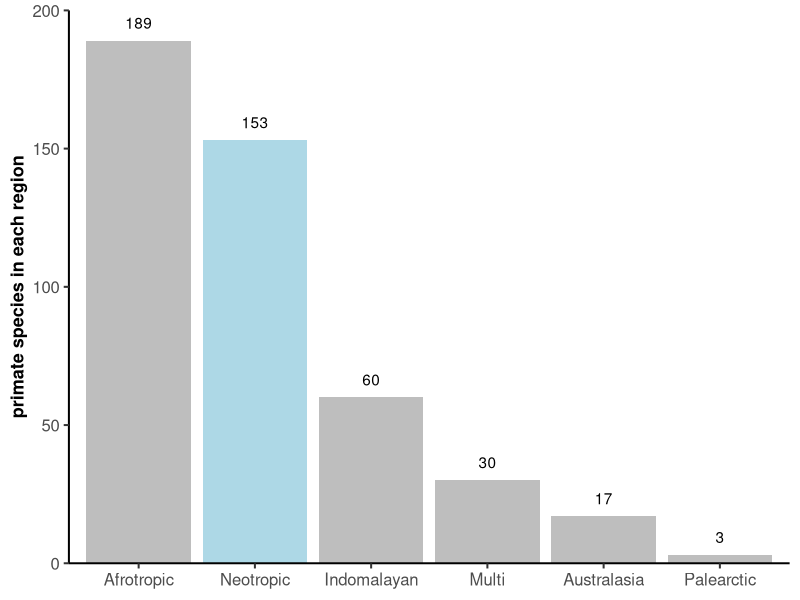
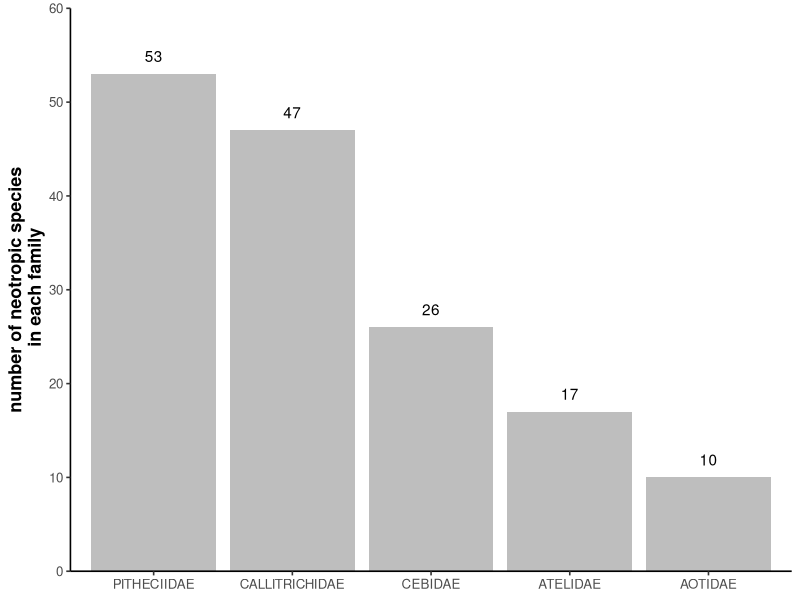

R code for these plots, in order:
## ---- chunk 1
#| label: setup
library(readr)
library(tidyverse)
library(RColorBrewer)
## ---- chunk 2
#| label: data-prep
mammals <- read_csv("data/MAMMALS_AOH_Metadata_02_07_2021.csv") %>% 
  dplyr::select(-id) %>% 
  tidyr::separate(
    col = Species,
    into = c("generic_name", "specific_name"),
    sep = "_"
  ) %>% 
  tidyr::unite(
    col = "Species", 
    "generic_name", "specific_name", 
    sep = " ",
    na.rm = TRUE, 
    remove = FALSE
  )
## ---- chunk 3
#| label: primate-species-by-region
primates <- mammals %>% 
  filter(Order == "PRIMATES")

primates_counts <- primates %>% 
  filter(Order == "PRIMATES") %>% 
  count(Realms, sort = T) %>% 
  mutate(neotropic = ifelse(Realms == "Neotropic", "Yes", "No")) %>% 
  drop_na()

ggplot(primates_counts,
       aes(x = fct_reorder(Realms, n, .desc = T), 
               y = n, 
               fill = neotropic)) +
  geom_col() +
  geom_text(aes(label = n), vjust = -1) +
  labs(x = NULL, y = "primate species in each region") +
  theme_classic(base_size = 15) +
  scale_y_continuous(
    limits = c(0, 200),
    expand = expansion(0)
    ) +
  scale_fill_manual(values = c("gray", "lightblue")) +
  theme(
    legend.position = "none",
    axis.title.x  = element_text(size = 13, face = "bold"),
    axis.title.y  = element_text(size = 13, face = "bold"),
    panel.grid.major = element_blank(),
    panel.grid.minor = element_blank()
  )
## ---- chunk 4
#| label: ntnhp
ntnhp <- primates |>
  filter(Realms == "Neotropic")

ntnhp_family <- ntnhp |>
  count(Family, sort = T) |>
  drop_na()

ggplot(ntnhp_family, aes(x = fct_reorder(Family, n, .desc = T), y = n)) +
  geom_col(fill = "gray") +
  labs(x = NULL,
       y = "number of neotropic species\n in each family") +
  geom_text(aes(label = n), vjust = -1) +
  theme_classic(base_size = 12) +
  scale_y_continuous(
    limits = c(0, 60),
    expand = expansion(0)
    ) +
  theme(
    axis.title.x  = element_text(size = 13, face = "bold"),
    axis.title.y  = element_text(size = 13, face = "bold"),
    panel.grid.major = element_blank(),
    panel.grid.minor = element_blank()
  )
